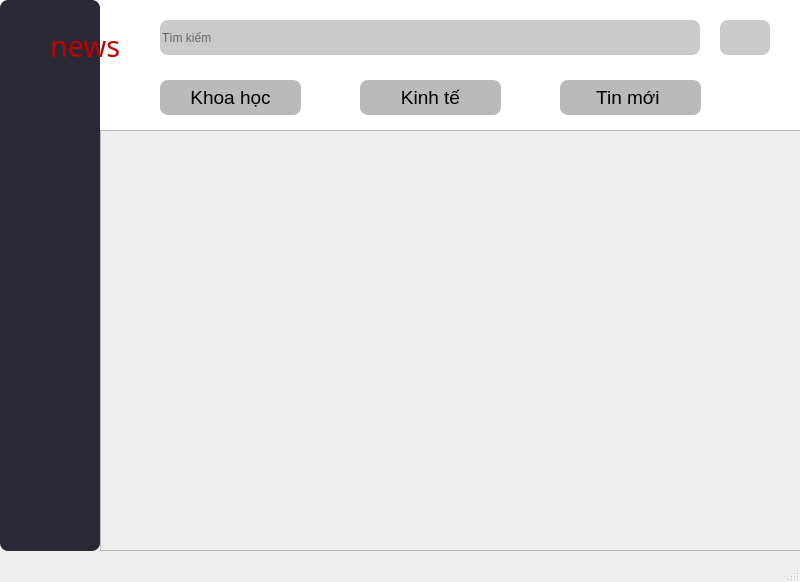
<?xml version="1.0" encoding="UTF-8"?>
<ui version="4.0">
 <class>MainWindow</class>
 <widget class="QMainWindow" name="MainWindow">
  <property name="geometry">
   <rect>
    <x>0</x>
    <y>0</y>
    <width>800</width>
    <height>582</height>
   </rect>
  </property>
  <property name="windowTitle">
   <string>MainWindow</string>
  </property>
  <widget class="QWidget" name="centralwidget">
   <widget class="QStackedWidget" name="stackedWidget">
    <property name="geometry">
     <rect>
      <x>100</x>
      <y>130</y>
      <width>701</width>
      <height>421</height>
     </rect>
    </property>
    <property name="styleSheet">
     <string notr="true"/>
    </property>
    <property name="currentIndex">
     <number>0</number>
    </property>
    <widget class="QWidget" name="page">
     <widget class="QScrollArea" name="scrollArea">
      <property name="geometry">
       <rect>
        <x>0</x>
        <y>0</y>
        <width>701</width>
        <height>421</height>
       </rect>
      </property>
      <property name="widgetResizable">
       <bool>true</bool>
      </property>
      <widget class="QWidget" name="scrollAreaWidgetContents">
       <property name="geometry">
        <rect>
         <x>0</x>
         <y>0</y>
         <width>699</width>
         <height>419</height>
        </rect>
       </property>
      </widget>
     </widget>
    </widget>
    <widget class="QWidget" name="page_2">
     <widget class="QPushButton" name="pushButton">
      <property name="geometry">
       <rect>
        <x>360</x>
        <y>310</y>
        <width>93</width>
        <height>28</height>
       </rect>
      </property>
      <property name="text">
       <string>PushButton</string>
      </property>
     </widget>
    </widget>
   </widget>
   <widget class="QWidget" name="widget" native="true">
    <property name="geometry">
     <rect>
      <x>0</x>
      <y>0</y>
      <width>801</width>
      <height>561</height>
     </rect>
    </property>
    <widget class="QLabel" name="label_2">
     <property name="geometry">
      <rect>
       <x>0</x>
       <y>0</y>
       <width>801</width>
       <height>551</height>
      </rect>
     </property>
     <property name="styleSheet">
      <string notr="true">
background-color: rgb(255, 255, 255);</string>
     </property>
     <property name="text">
      <string/>
     </property>
    </widget>
    <widget class="QLabel" name="label_4">
     <property name="geometry">
      <rect>
       <x>0</x>
       <y>0</y>
       <width>100</width>
       <height>551</height>
      </rect>
     </property>
     <property name="styleSheet">
      <string notr="true">background-color: rgb(86, 86, 86);
background-color: rgb(41, 41, 54);
border-radius:8px;
</string>
     </property>
     <property name="text">
      <string/>
     </property>
    </widget>
    <widget class="QLineEdit" name="lineEditSearch">
     <property name="geometry">
      <rect>
       <x>160</x>
       <y>20</y>
       <width>540</width>
       <height>35</height>
      </rect>
     </property>
     <property name="styleSheet">
      <string notr="true">background-color: rgb(202, 202, 202);

border-radius: 8px;
</string>
     </property>
     <property name="text">
      <string/>
     </property>
     <property name="placeholderText">
      <string>Tìm kiếm</string>
     </property>
    </widget>
    <widget class="QLabel" name="label">
     <property name="geometry">
      <rect>
       <x>0</x>
       <y>20</y>
       <width>51</width>
       <height>41</height>
      </rect>
     </property>
     <property name="text">
      <string/>
     </property>
     <property name="pixmap">
      <pixmap>../../../../checkpoint02/img/spaces_-MWcLXaW6te9yNIG__kn_avatar-1616661413606.png</pixmap>
     </property>
     <property name="scaledContents">
      <bool>true</bool>
     </property>
    </widget>
    <widget class="QLabel" name="label_3">
     <property name="geometry">
      <rect>
       <x>50</x>
       <y>30</y>
       <width>101</width>
       <height>31</height>
      </rect>
     </property>
     <property name="font">
      <font>
       <family>Niagara Engraved</family>
       <pointsize>22</pointsize>
       <underline>false</underline>
      </font>
     </property>
     <property name="styleSheet">
      <string notr="true">color: rgb(192, 0, 0);</string>
     </property>
     <property name="text">
      <string>news</string>
     </property>
     <property name="textFormat">
      <enum>Qt::PlainText</enum>
     </property>
    </widget>
    <widget class="QPushButton" name="btnSearch">
     <property name="geometry">
      <rect>
       <x>720</x>
       <y>20</y>
       <width>50</width>
       <height>35</height>
      </rect>
     </property>
     <property name="styleSheet">
      <string notr="true">background-color: rgb(202, 202, 202);
border-radius: 8px
</string>
     </property>
     <property name="text">
      <string/>
     </property>
     <property name="icon">
      <iconset>
       <normaloff>../../../Documents/Zalo Received Files/lesson8/img/icons8-notification-64.png</normaloff>../../../Documents/Zalo Received Files/lesson8/img/icons8-notification-64.png</iconset>
     </property>
    </widget>
    <widget class="QLabel" name="label_8">
     <property name="geometry">
      <rect>
       <x>655</x>
       <y>20</y>
       <width>41</width>
       <height>31</height>
      </rect>
     </property>
     <property name="text">
      <string/>
     </property>
     <property name="pixmap">
      <pixmap>../../../Documents/Zalo Received Files/lesson8/img/icons8-search-64.png</pixmap>
     </property>
     <property name="scaledContents">
      <bool>true</bool>
     </property>
    </widget>
    <widget class="QLabel" name="Logout">
     <property name="geometry">
      <rect>
       <x>25</x>
       <y>410</y>
       <width>50</width>
       <height>50</height>
      </rect>
     </property>
     <property name="sizePolicy">
      <sizepolicy hsizetype="Preferred" vsizetype="Preferred">
       <horstretch>0</horstretch>
       <verstretch>0</verstretch>
      </sizepolicy>
     </property>
     <property name="layoutDirection">
      <enum>Qt::LeftToRight</enum>
     </property>
     <property name="text">
      <string/>
     </property>
     <property name="pixmap">
      <pixmap>../../../../checkpoint02/img/icons8-archive-64.png</pixmap>
     </property>
     <property name="scaledContents">
      <bool>true</bool>
     </property>
     <property name="alignment">
      <set>Qt::AlignLeading|Qt::AlignLeft|Qt::AlignVCenter</set>
     </property>
     <property name="margin">
      <number>0</number>
     </property>
     <property name="indent">
      <number>-1</number>
     </property>
    </widget>
    <widget class="QLabel" name="label_5">
     <property name="geometry">
      <rect>
       <x>25</x>
       <y>480</y>
       <width>50</width>
       <height>50</height>
      </rect>
     </property>
     <property name="text">
      <string/>
     </property>
     <property name="pixmap">
      <pixmap>../../../../checkpoint02/img/icons8-setting-64.png</pixmap>
     </property>
     <property name="scaledContents">
      <bool>true</bool>
     </property>
    </widget>
    <widget class="QPushButton" name="Khoahoc">
     <property name="geometry">
      <rect>
       <x>160</x>
       <y>80</y>
       <width>141</width>
       <height>35</height>
      </rect>
     </property>
     <property name="font">
      <font>
       <family>Nirmala UI</family>
       <pointsize>14</pointsize>
       <weight>50</weight>
       <italic>false</italic>
       <bold>false</bold>
      </font>
     </property>
     <property name="styleSheet">
      <string notr="true">background-color: rgb(186, 186, 186);
font: 14pt &quot;Nirmala UI&quot;;
border-radius: 8px</string>
     </property>
     <property name="text">
      <string>Khoa học</string>
     </property>
     <property name="autoRepeat">
      <bool>false</bool>
     </property>
    </widget>
    <widget class="QPushButton" name="Kinhte">
     <property name="geometry">
      <rect>
       <x>360</x>
       <y>80</y>
       <width>141</width>
       <height>35</height>
      </rect>
     </property>
     <property name="font">
      <font>
       <family>Nirmala UI</family>
       <pointsize>14</pointsize>
       <weight>50</weight>
       <italic>false</italic>
       <bold>false</bold>
      </font>
     </property>
     <property name="styleSheet">
      <string notr="true">background-color: rgb(186, 186, 186);
font: 14pt &quot;Nirmala UI&quot;;
border-radius: 8px</string>
     </property>
     <property name="text">
      <string>Kinh tế</string>
     </property>
    </widget>
    <widget class="QPushButton" name="News">
     <property name="geometry">
      <rect>
       <x>560</x>
       <y>80</y>
       <width>141</width>
       <height>35</height>
      </rect>
     </property>
     <property name="font">
      <font>
       <family>Nirmala UI</family>
       <pointsize>14</pointsize>
       <weight>50</weight>
       <italic>false</italic>
       <bold>false</bold>
      </font>
     </property>
     <property name="layoutDirection">
      <enum>Qt::LeftToRight</enum>
     </property>
     <property name="styleSheet">
      <string notr="true">background-color: rgb(186, 186, 186);
font: 14pt &quot;Nirmala UI&quot;;
border-radius: 8px</string>
     </property>
     <property name="text">
      <string>Tin mới </string>
     </property>
    </widget>
   </widget>
   <zorder>widget</zorder>
   <zorder>stackedWidget</zorder>
  </widget>
  <widget class="QStatusBar" name="statusbar"/>
 </widget>
 <resources/>
 <connections/>
</ui>
